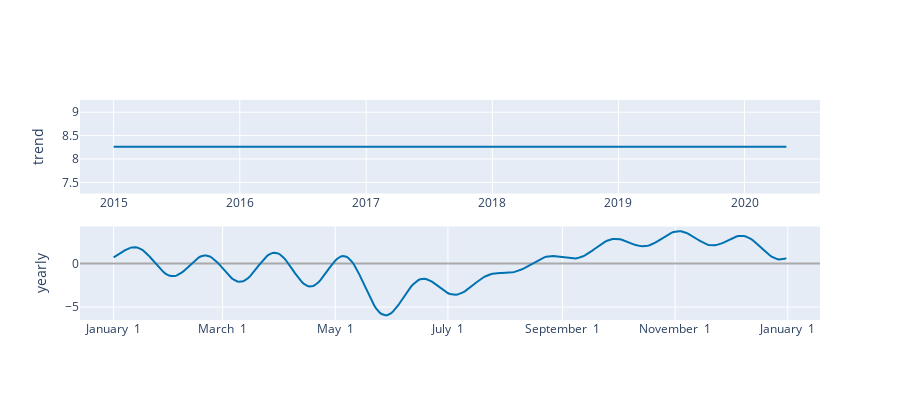

The notebook cell saved with this chart:
### Code cell
plot_components_plotly(model, forecast)
